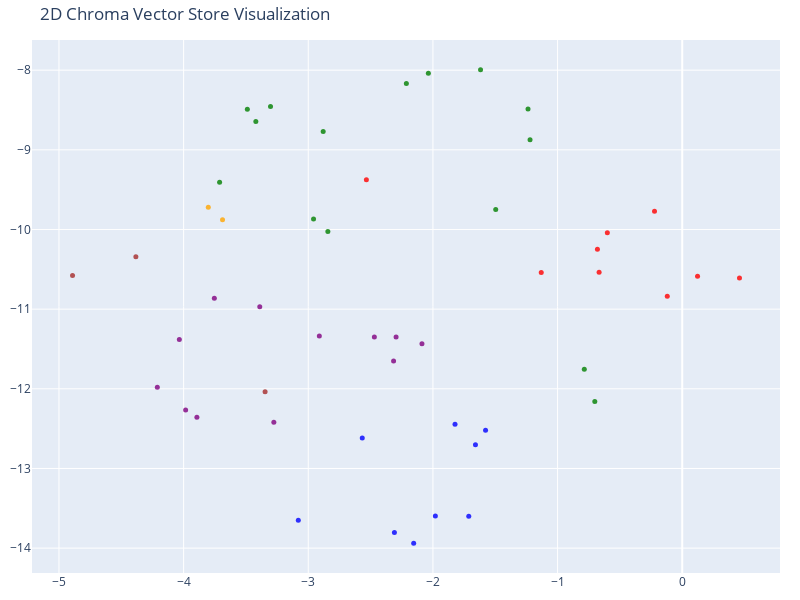

Source (notebook cell):
### Code cell
tsne = TSNE(n_components=2, random_state=42)
reduced_vectors = tsne.fit_transform(vectors)

# Create the 2D scatter plot
fig = go.Figure(data=[go.Scatter(
    x=reduced_vectors[:, 0],
    y=reduced_vectors[:, 1],
    mode='markers',
    marker=dict(size=5, color=colors, opacity=0.8),
    text=[f"Type: {t}<br>Text: {d[:100]}..." for t, d in zip(doc_types, documents)],
    hoverinfo='text'
)])

fig.update_layout(title='2D Chroma Vector Store Visualization',
    scene=dict(xaxis_title='x',yaxis_title='y'),
    width=800,
    height=600,
    margin=dict(r=20, b=10, l=10, t=40)
)

fig.show()

### Figure 1 — Plotly figure (JSON) as saved in the notebook; plotly's stock layout.template omitted (floating-point values rounded to 4 significant figures)
{"data": [{"hoverinfo": "text", "marker": {"color": ["blue", "blue", "blue", "blue", "blue", "blue", "blue", "blue", "blue", "brown", "brown", "brown", "red", "red", "red", "red", "red", "red", "red", "red", "red", "purple", "purple", "purple", "purple", "purple", "purple", "purple", "purple", "purple", "purple", "purple", "purple", "orange", "orange", "green", "green", "green", "green", "green", "green", "green", "green", "green", "green", "green", "green", "green", "green", "green"], "opacity": 0.8, "size": 5}, "mode": "markers", "text": ["Type: products<br>Text: 상품 개요 및 기본 정보\n\n이 여행 상품은 베트남 다낭과 호이안을 4박 5일간 둘러보는 일정으로, 출발지와 도착지, 이동 수단 등에 대한 기본 정보를 포함합니다.\n\n# 베트남 다낭...", "Type: products<br>Text: 가격 안내 – 1인 기준 가격표\n\n이 상품의 가격은 시즌 및 연령에 따라 달라지며, 성수기와 비수기, 연휴에 따라 차이가 있습니다. 또한 객실 업그레이드 옵션도 제공됩니다.\n\n##...", "Type: products<br>Text: 포함 사항 설명\n\n이 여행에는 왕복 항공권, 숙박, 차량, 가이드, 식사, 관광지 입장료, 보험 등 다양한 서비스가 포함되어 있습니다.\n\n## 포함 사항\n\n- 왕복 국제선 항공권 ...", "Type: products<br>Text: 불포함 사항 및 기타 비용\n\n이 여행에는 일부 식사와 개인 경비, 옵션 투어, 팁, 비자 비용 등이 포함되어 있지 않으며, 별도 비용이 발생할 수 있습니다.\n\n## 불포함 사항\n\n...", "Type: products<br>Text: 상세 일정 – Day 1: 인천에서 다낭으로 이동\n\n첫째 날 일정은 인천공항에서 출발하여 다낭에 도착한 후, 가이드 미팅, 식사, 관광, 숙박 순으로 진행됩니다.\n\n### Day ...", "Type: products<br>Text: 상품 개요 및 기본 정보\n\n이 여행 상품은 일본 오사카와 도쿄를 포함하는 5박 6일 일정으로, 항공, 호텔, 교통편 등을 포함한 패키지입니다.\n\n# 일본 오사카-도쿄 5박6일\n\n#...", "Type: products<br>Text: 상품 개요 및 일정 개요\n\n제주 힐링 3박4일 상품의 기본 정보와 전체 일정 개요를 소개합니다.\n\n# 제주 힐링 3박4일\n\n## 상품 개요\n\n- **상품명**: 제주 힐링 3박4일...", "Type: products<br>Text: 상품 개요\n\n이 문서는 하늘여행사의 몰디브 허니문 6박7일 상품에 대한 개요를 포함하며, 여행 일정, 가격, 포함 및 불포함 사항을 설명하고 있습니다.\n\n# 몰디브 허니문 6박7일...", "Type: products<br>Text: 가격 안내 및 추가 비용\n\n이 섹션에서는 몰디브 허니문 상품의 기본 가격과 추가 비용에 대해 설명하고 있습니다. 리조트 등급별 가격과, 미포함 항목 및 별도 비용 항목을 상세히 제...", "Type: faq<br>Text: 여행상품 예약 안내\n\n이 섹션에서는 여행 상품 예약 시기, 예약금, 변경, 1인 여행 가능 여부에 대해 설명합니다.\n\n## 예약 및 결제\n\n### Q1: 예약은 얼마나 미리 해야 ...", "Type: faq<br>Text: 회원가입 방법 및 혜택\n\n하늘여행사의 회원가입 절차와 필요한 정보, 혜택 안내입니다.\n\n### Q1: 회원가입은 어떻게 하나요?\n\n**A:** 하늘여행사 회원가입 방법입니다:\n\n1...", "Type: faq<br>Text: 비밀번호 찾기 및 탈퇴 방법\n\n비밀번호 재설정 절차와 회원 탈퇴 방법에 대한 안내입니다.\n\n### Q2: 비밀번호를 잊어버렸어요.\n\n**A:** 비밀번호 재설정 방법:\n\n1. 로그...", "Type: contracts<br>Text: 계약 개요\n\n이 문서의 계약 명칭, 계약 번호, 발주처, 수행사, 계약일, 기간, 금액 등을 개략적으로 소개합니다.\n\n# 삼성전자 인센티브 투어 계약\n\n## 계약 개요\n\n- **계...", "Type: contracts<br>Text: 계약 내용 및 서비스 범위\n\n이 섹션은 투어의 구체적인 일정, 대상, 목적지와 포함 서비스 영역을 설명합니다.\n\n---\n\n## 계약 내용\n\n### 서비스 범위\n\n1. **상반기 인...", "Type: contracts<br>Text: 계약 개요\n\n이 문서는 현대자동차 MICE 행사 대행 계약에 관한 것으로 계약명, 계약번호, 발주처, 수행사, 기간, 금액 등에 관한 정보를 포함하고 있습니다.\n\n# 현대자동차 M...", "Type: contracts<br>Text: MICE 개요와 범위\n\nMICE는 Meeting, Incentive, Convention/Conference, Exhibition/Event의 약자로, 본 계약은 현대자동차의 다양...", "Type: contracts<br>Text: 딜러 인센티브 투어 세부 내용\n\n2024년 11월에 스페인 바르셀로나에서 5박6일 동안 딜러 인센티브 투어 행사가 진행되며, 항공, 숙박, 관광, 공연 등을 포함하는 비용은 9억원...", "Type: contracts<br>Text: 신차 발표회 지원 세부 사항\n\n2024년 9월 강원도 평창에서 2박3일 동안 2025년형 아이오닉 6 미디어 시승회가 개최되며, 참가자는 자동차 기자 80명입니다.\n\n### 2. ...", "Type: contracts<br>Text: 해외 법인장 회의 세부 내용\n\n2024년 7월 제주도에서 3박4일 동안 개최되는 글로벌 유통업체 회의에는 15개국에서 60명의 참가자가 참여하며, 항공, 호텔, 회의장, 통역, 관...", "Type: contracts<br>Text: 계약 조건과 대금 지급 방식\n\n계약금 지급은 계약 시, 행사 30일 전, 행사 후 순으로 이루어지며, 총 15% 할인 조건과 취소 시 위약금 조항이 포함되어 있습니다.\n\n### 대...", "Type: contracts<br>Text: 담당자 정보 및 연락처\n\n현대자동차는 정민호 차장과 박상철 본부장이 담당하며, 하늘여행사는 박민수 COO와 최영수 팀장이 실무를 담당하며 연락처를 제공합니다.\n\n### 현대자동차 ...", "Type: policies<br>Text: 취소 및 환불 정책 개요\n\n하늘여행사는 고객의 불가피한 사정으로 여행 취소 시, 관련 규정에 따라 수수료를 적용하며, 기본 원칙과 예외 사항을 명시하고 있습니다.\n\n# 취소 및 환...", "Type: policies<br>Text: 국내 여행 취소 수수료 정책 (패키지 여행 기준)\n\n제주도 등 국내 패키지 여행에 대한 취소 수수료와 환불율을 정리한 표입니다. 출발일에 따른 환불율과 수수료를 안내합니다.\n\n##...", "Type: policies<br>Text: 국내 자유 여행 예약 취소 정책\n\n항공권과 숙박 각각의 취소 규정과 대행 수수료에 대한 안내를 포함하여, 자유 여행의 취소 정책을 설명합니다.\n\n### 자유 여행 (항공+숙박 개별...", "Type: policies<br>Text: 해외 여행 취소 수수료 정책 (단거리와 장거리)\n\n일본, 중국, 동남아 및 유럽, 미주, 호주, 몰디브 등 해외 여행에 대한 취소 수수료와 환불율 정책입니다. 출발일에 따른 차등 ...", "Type: policies<br>Text: 특수 상품 및 예약 시 유의사항\n\n허니문 패키지, 성수기 상품, 얼리버드/특가 상품의 취소 규정과 별도 적용되는 위약금, 예약 특수 규정 등을 안내하는 내용입니다.\n\n### 특수 ...", "Type: policies<br>Text: 예약 및 출발 정책 개요\n\n이 문서는 하늘여행사의 예약 및 출발 정책에 대한 전반적인 안내를 포함하며, 예약 방법, 절차, 결제, 출발 전 준비사항, 여권 및 비자, 좌석 배정, ...", "Type: policies<br>Text: 여행자 보험 안내 개요\n\n하늘여행사는 고객의 안전한 여행을 위해 기본 및 선택 보험 상품을 제공하며, 보험 범위와 조건을 소개합니다.\n\n# 여행자 보험 안내\n\n## 하늘여행사 여행...", "Type: policies<br>Text: 기본 보험 내용 및 조건\n\n기본 보험은 패키지 여행 참가자에게 제공되며, 주요 보장 항목과 적용 조건에 대해 설명합니다.\n\n## 기본 보험 (패키지 포함)\n\n### 보장 내용\n\n|...", "Type: policies<br>Text: 프리미엄 보험의 보장 내용과 비용\n\n프리미엄 보험은 더 높은 보장금액과 추가 혜택을 제공하며, 여행 기간과 지역에 따라 비용이 다르다는 내용을 설명합니다.\n\n## 프리미엄 보험 (...", "Type: policies<br>Text: 허니문 특별 보험 상품 및 가입 비용\n\n허니문 고객 대상 특별 보험으로, 높은 보장금액과 결혼 관련 손실 보상 등을 포함하며, 일정 기간별 가입 비용이 안내되어 있습니다.\n\n## ...", "Type: policies<br>Text: 보험 청구 방법과 필요 서류\n\n보험 청구는 현지 또는 귀국 후 진행 가능하며, 의료 및 분실, 취소 등 발생 시 필요한 절차와 서류를 설명합니다.\n\n## 보험 청구 방법\n\n### ...", "Type: policies<br>Text: 보험 적용 제외 사항 및 제휴 병원 정보\n\n특정 사고와 활동이 보험에 제외되며, 제휴 병원 위치와 긴급 연락처를 안내합니다.\n\n## 보험 적용 제외\n\n다음 경우에는 보험이 적용되지...", "Type: company<br>Text: 회사 개요 및 기본 정보\n\n하늘여행사의 기본 정보, 창립일, 대표이사, 본사 주소, 연락처, 웹사이트 등 기본적인 회사 개요를 소개합니다.\n\n# 회사 개요\n\n## 주식회사 하늘여행...", "Type: company<br>Text: 회사 연혁 개요\n\n하늘여행사의 역사를 연혁별로 정리한 문서로, 창립부터 현재까지의 주요 사건과 성과를 소개한다.\n\n# 회사 연혁\n\n## 주식회사 하늘여행사 연혁\n### 2008년 ...", "Type: employees<br>Text: 개인 기본 정보 및 직책\n\n강지훈은 하늘여행사의 허니문팀장으로 2016년 입사했으며, 다양한 자격증과 학력 정보를 갖추고 있다.\n\n# 강지훈 (Kang Jihoon)\n\n## 기본 ...", "Type: employees<br>Text: 연봉 및 보상 정보\n\n강지훈 팀장의 현재 연봉은 5,800만원이며, 기본급, 성과급, 팀장 수당, 출장비 등 다양한 보상 항목이 있다.\n\n---\n\n## 보상 정보\n\n### 연봉\n\n...", "Type: employees<br>Text: 담당 업무 및 개발 상품\n\n강지훈 팀장은 허니문 상품 개발, 리조트 계약, 맞춤 컨설팅 등을 담당하며, 몰디브, 발리, 하와이, 산토리니 등의 상품을 개발하였다.\n\n---\n\n## ...", "Type: employees<br>Text: 팀 실적과 목표\n\n2024년 강지훈 팀의 목표는 고객 수 800커플, 매출 60억 원, 객단가 750만 원, 고객 만족도 4.8/5.0이며, 현재 달성률이 높다.\n\n---\n\n## ...", "Type: employees<br>Text: 전문 분야와 추천 리조트\n\n강지훈은 몰디브와 발리 전문가로서 다수의 방문과 리조트 점검 경험을 갖추고 있으며, 다양한 허니문 리조트 추천 목록도 제공한다.\n\n---\n\n## 전문 분...", "Type: employees<br>Text: 고객 서비스 및 참여 활동\n\n고객 상담은 평일과 토요일, 이벤트인 웨딩박람회 시에 가능하며, 다양한 상담 채널과 정성스러운 고객 평가를 받고 있다.\n\n---\n\n## 고객 서비스\n\n...", "Type: employees<br>Text: 개인 기본 정보 및 연락처\n\n송민지 님의 기본 정보, 직책, 소속, 입사일, 연락처, 이메일 등 기본 사항을 담고 있습니다.\n\n# 송민지 (Song Minji)\n\n## 기본 정보\n...", "Type: employees<br>Text: 권나라 기본 정보와 프로필 개요\n\n권나라 컨설턴트의 기본 정보, 학력과 경력, 자격증 등을 포함한 프로필 사항을 요약.\n\n# 권나라 (Kwon Nara)\n\n## 기본 정보\n\n- *...", "Type: employees<br>Text: 권나라의 보상 정보와 연봉 내역\n\n권나라의 연봉, 연봉 변동 이력, 기타 보상 혜택에 대한 상세 내역을 포함.\n\n## 보상 정보\n\n### 연봉\n\n- **현재 연봉**: 52,000...", "Type: employees<br>Text: 권나라의 전문 분야 및 실적 상세\n\n일본 전역 담당 및 전문 상품 개발, 2023년 일본 상품 판매 1위 실적 등 권나라의 업무 영역과 주요 성과를 기술.\n\n## 전문 분야\n\n##...", "Type: employees<br>Text: 고객 서비스와 평가, 언어 능력 정보\n\n상담 가능 시간과 고객 평가, 그리고 다국어 역량에 관한 정보와 연락처 등을 포함.\n\n## 고객 서비스\n\n### 상담 가능 시간\n\n- **평...", "Type: employees<br>Text: 언어 능력, 개인 정보, 추천 여행지 및 연락처 안내\n\n한국어, 일본어, 영어 능력 수준과 생년월일, 취미, 일본 방문 경험, 추천 여행지와 연락처 상세 내역.\n\n## 언어 능력\n...", "Type: employees<br>Text: 김하늘 대표이사 기본 정보와 입사일\n\n이 문서는 하늘여행사의 대표이사 김하늘의 기본 정보, 직책, 소속, 입사일, 이메일, 전화번호를 포함하고 있습니다.\n\n# 김하늘 (Kim Ha...", "Type: employees<br>Text: Basic Information of Park Minsoo\n\nThis section provides the basic personal and professional details ...", "Type: employees<br>Text: Profile: Education and Career Background\n\nThis part covers Park Minsoo's educational background, inc..."], "type": "scatter", "x": [-2.309, -1.659, -1.981, -1.713, -2.154, -3.08, -2.567, -1.823, -1.578, -3.346, -4.383, -4.891, -0.6804, -0.6669, -0.6009, -0.2226, -0.12, 0.4591, 0.1228, -1.131, -2.534, -4.035, -3.894, -4.211, -3.984, -3.276, -3.754, -3.389, -2.47, -2.296, -2.088, -2.911, -2.316, -3.802, -3.688, -2.88, -1.221, -0.7858, -1.496, -0.7014, -2.843, -3.489, -2.037, -1.237, -1.618, -2.958, -2.213, -3.711, -3.421, -3.303], "y": [-13.8, -12.7, -13.6, -13.6, -13.94, -13.65, -12.62, -12.44, -12.52, -12.04, -10.34, -10.58, -10.25, -10.54, -10.04, -9.77, -10.84, -10.61, -10.59, -10.54, -9.376, -11.38, -12.36, -11.98, -12.27, -12.42, -10.86, -10.97, -11.35, -11.35, -11.44, -11.34, -11.65, -9.72, -9.876, -8.771, -8.875, -11.75, -9.749, -12.16, -10.03, -8.489, -8.037, -8.487, -7.995, -9.869, -8.168, -9.408, -8.644, -8.456]}], "layout": {"height": 600, "margin": {"b": 10, "l": 10, "r": 20, "t": 40}, "scene": {"xaxis": {"title": {"text": "x"}}, "yaxis": {"title": {"text": "y"}}}, "title": {"text": "2D Chroma Vector Store Visualization"}, "width": 800}}
